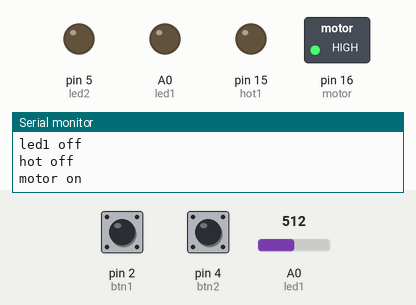
Recording of a sketch running on a simulated Arduino Uno, built with avr-gcc and run on an emulated ATmega328P. Parts: switched loads named in the sketch (green lamp = pin HIGH), output pins drawn as LEDs (lit = HIGH), the last lines printed to the serial monitor. Dashed ring = blinking. Inputs (shaded band) come from the test bench; at power-on: pin 2 (btn1) HIGH, A0 (led1) = 512, pin 4 (btn2) HIGH.

Above: at 2.0 s.
2.1 s: pin 2 (btn1) pulled LOW for 3.2 s
At 3.45 s:
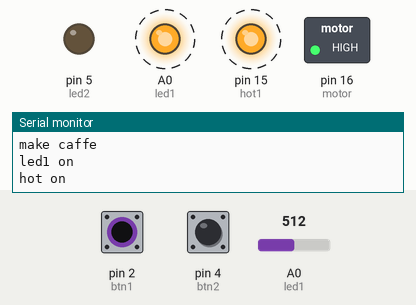
7.4 s: A0 (led1) set to 266
10.8 s: A0 (led1) set to 242
At 12.8 s:
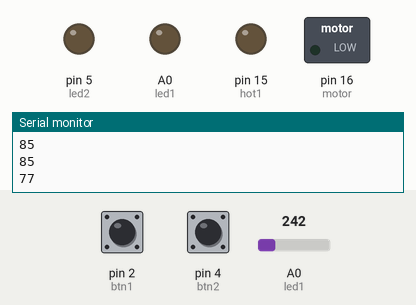
13.5 s: pin 2 (btn1) pulled LOW for 1.45 s
At 16.6 s:
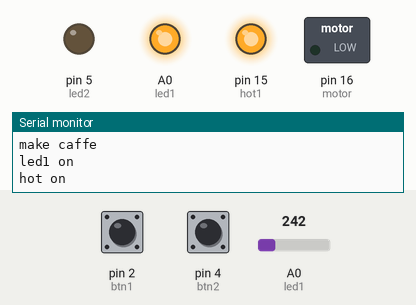
16.9 s: A0 (led1) set to 454
20.3 s: A0 (led1) set to 480
At 22.6 s:
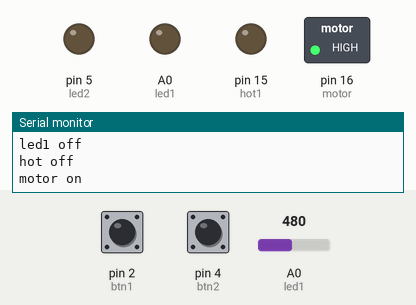
Timing chart, 0 to 24.0 s (numbered marks = the images above; inputs shaded):
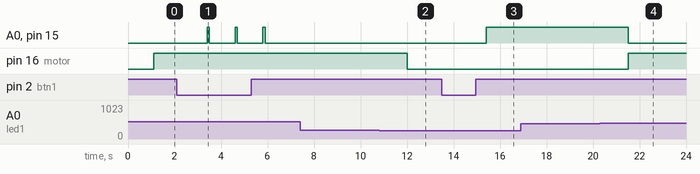

Measured:
- the behaviour switches between 249 and 248 on A0 (led1) (found by bisection; images 1 and 2)
- the behaviour switches between 468 and 469 on A0 (led1) (found by bisection; images 3 and 4)
- after the input at 2.1 s, A0 (led1), pin 15 (hot1): alternates HIGH for 0.10 s and LOW for 1.1 s, starting after 1.3 s
- after the input at 10.8 s, pin 16 (motor): HIGH → LOW after 1.2 s
- after the input at 13.5 s, A0 (led1), pin 15 (hot1): LOW → HIGH after 1.9 s
- after the input at 20.3 s, A0 (led1), pin 15 (hot1): HIGH → LOW after 1.2 s; pin 16 (motor): LOW → HIGH after 1.2 s

The sketch:

make_caffe_esp.ino
```cpp
int btn1 = 2;int led1 = 14; //ok
int btn2 = 4;  int led2 = 5; //cup bigg led


int hot1 =15;
int motor =16;

int tempC;

void setup() {
 Serial.begin(9600);  /* Define baud rate for serial communication */

pinMode(btn1,INPUT_PULLUP);
pinMode(btn2,INPUT_PULLUP);
pinMode(led1,OUTPUT);
pinMode(led2,OUTPUT);
pinMode(hot1,OUTPUT);
pinMode(motor,OUTPUT);
digitalWrite(led1, 0);
digitalWrite(led2, 0);
digitalWrite(hot1, 0);
digitalWrite(motor, 0);
}

int btnst1 = 0;
int btnst2 = 0;

void loop()
{

       tempC = analogRead(A0);
         tempC = (3.3 * tempC * 100.0) / 1024.0;

         btnst1 = digitalRead(btn1); btnst2 = digitalRead(btn2);
            delay(1000);
         Serial.println(tempC);


         if (btnst1 == LOW)
         {
          Serial.println("make caffe");

         digitalWrite(led1, 1);Serial.println("led1 on");
          digitalWrite(hot1, 1);Serial.println("hot on");
         } else{};
         delay(100);

          if (tempC > 150){
          digitalWrite(led1, 0);Serial.println("led1 off");
          digitalWrite(hot1, 0);Serial.println("hot off");
          digitalWrite(motor, 1);Serial.println("motor on");

          }
          delay(100);
          if (tempC < 80){

          digitalWrite(motor, 0);

          }

}
```
